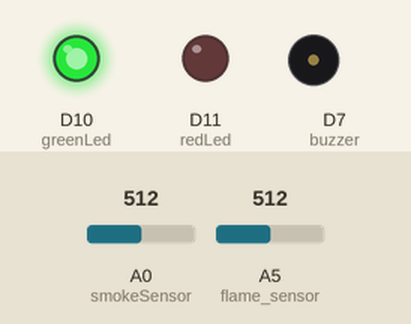
This sketch was run on a simulated Arduino MKR. On the bench: output pins drawn as LEDs (lit = HIGH), buzzer (waves = sounding). The inputs (shaded band) are chosen by the test bench; at power-on: A0 (smokeSensor) = 512, A5 (flame_sensor) = 512. WiFi joins after 1.5 s; servers stay silent unless stated; uploads are accepted with an empty reply; what the sketch prints to the serial monitor is not drawn.

Above: at 7.7 s.
7.8 s: A0 (smokeSensor) set to 682
13.4 s: A0 (smokeSensor) set to 712
At 17.3 s:
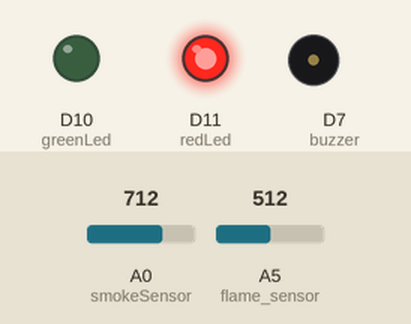
23.5 s: A0 (smokeSensor) set to 690
At 28.3 s:
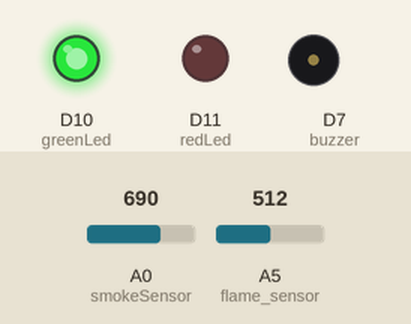
29.1 s: A5 (flame_sensor) set to 992
34.7 s: A5 (flame_sensor) set to 1012
At 37.12 s:
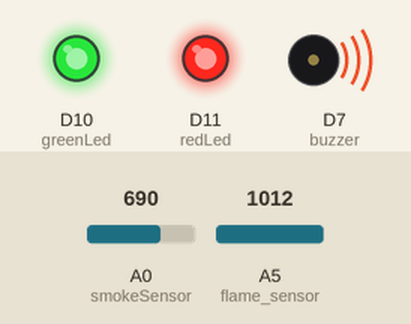
40.3 s: A5 (flame_sensor) set to 990
At 43.7 s:
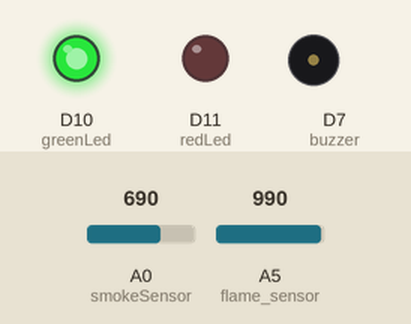
Timing chart, 0 to 45.2 s (numbered marks = the images above; inputs shaded):
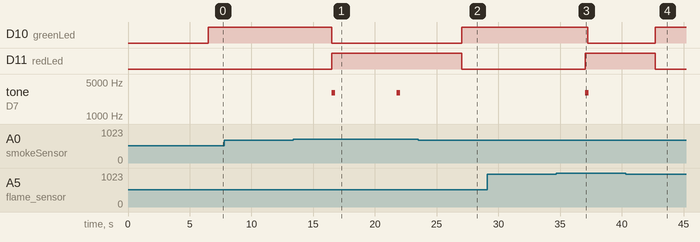

Measured:
- the behaviour switches between 700 and 701 on A0 (smokeSensor) (found by bisection; images 0 and 1)
- the behaviour switches between 1000 and 1001 on A5 (flame_sensor) (found by bisection; images 2 and 3)
- after the input at 7.8 s, every drawn part: stays the same
- after the input at 13.4 s, D10 (greenLed): HIGH → LOW after 3.1 s; D11 (redLed): LOW → HIGH after 3.1 s; tone on D7 (buzzer): alternates 3000 Hz for 0.30 s and silent for 5.0 s, starting after 3.1 s
- after the input at 23.5 s, D10 (greenLed): LOW → HIGH after 3.5 s; D11 (redLed): HIGH → LOW after 3.5 s; tone on D7 (buzzer): stays silent (without the input it goes to 3000 Hz after 3.5 s)
- after the input at 29.1 s, every drawn part: stays the same
- after the input at 34.7 s, D10 (greenLed): HIGH → LOW after 2.5 s; D11 (redLed): LOW → HIGH after 2.3 s; tone on D7 (buzzer): silent → 3000 Hz after 2.3 s, → silent 0.30 s later
- after the input at 40.3 s, D10 (greenLed): LOW → HIGH after 2.4 s; D11 (redLed): HIGH → LOW after 2.4 s; tone on D7 (buzzer): stays silent (without the input it goes to 3000 Hz after 2.4 s)

The sketch:

fire_alarm.ino
```cpp
#include <SPI.h>
#include <WiFiNINA.h>
#include "arduino_secrets.h"

int buzzer = 7 ;
int redLed = 11 ;
int greenLed = 10 ;
int smokeSensor = A0;
int flame_sensor = A5 ;
int flame_detected ;
int sensorThreshHold = 50;


///////please enter your sensitive data in the Secret tab/arduino_secrets.h
char ssid[] = SECRET_SSID;        // your network SSID (name)
char pass[] = SECRET_PASS;    // your network password (use for WPA, or use as key for WEP)
int status = WL_IDLE_STATUS;     // the WiFi radio&apos;s status

// Specify IP address or hostname
char server[] = "firealarmsensor.herokuapp.com";

WiFiClient client;

void setup() {

  // Initialize serial and wait for port to open:

  Serial.begin(9600);
  pinMode(buzzer, OUTPUT) ;
  pinMode(greenLed, OUTPUT) ;
  pinMode(redLed, OUTPUT) ;
  pinMode(flame_sensor, INPUT) ;
  pinMode(smokeSensor, INPUT) ;


  // check for the WiFi module:

  if (WiFi.status() == WL_NO_MODULE) {

    Serial.println("Communication with WiFi module failed!");

    // don&apos;t continue

    while (true);

  }

  // attempt to connect to WiFi network:

  while ( status != WL_CONNECTED) {

    Serial.print("Attempting to connect to WPA SSID: ");

    Serial.println(ssid);

    // Connect to WPA/WPA2 network:

    status = WiFi.begin(ssid, pass);

    // wait 5 seconds for connection:

    delay(5000);
  }

  Serial.println("You&apos;re connected to the network");
}

void loop() {
  int analogSensor = analogRead(smokeSensor);
  flame_detected = analogRead(flame_sensor) ;

  Serial.println(flame_detected);
  Serial.println(analogSensor);

  if (analogSensor > 700)
  {
    Serial.print("Somke!");
    Serial.println(analogSensor);
    digitalWrite(redLed, HIGH);
    digitalWrite(greenLed, LOW);
    tone(buzzer, 3000, 300);
    String smokeInt = String(analogSensor);

    sendData("Riaydh", "2Invent Company 4480 Al Imam Saud Ibn Faysal Rd, As Sahafah, Riaydh 13321 6833", smokeInt, "+966545959896", "There is a gas leak!!!", "test@gmail.com");

  }
  else if (flame_detected > 1000)
  {
    Serial.println("Flame detected...! take action immediately.");
    tone(buzzer, 3000, 300);
    digitalWrite(redLed, HIGH);
    delay(200);
    digitalWrite(greenLed, LOW);
    String temp = String(flame_detected);;
    sendData("Riaydh", "2Invent Company 4480 Al Imam Saud Ibn Faysal Rd, As Sahafah, Riaydh 13321 6833", temp, "+966545959896", "There is a Fire!!!", "test@gmail.com");
    delay(200);
  }
  else
  {
    Serial.println("No flame detected. stay cool");
    digitalWrite(greenLed, HIGH);
    noTone(buzzer);
    digitalWrite(redLed, LOW);
  }
  delay(5000);
}


void sendData(String city, String address, String temp, String phone_number, String message, String email) {
  String jsonData = "{\"temperature\" : \"" + temp + "\" , \"Address\" : \"" + address + "\" , \"city\" : \"" + city + "\" , \"phone_number\" : \"" + phone_number + "\" , \"email\" : \"" + email + "\" , \"message_type\" : \"" + message + "\"}";

  if (client.connect(server, 80)) {
    client.println("POST /api/alarms/ HTTP/1.1");
    client.println("Host: firealarmsensor.herokuapp.com");
    client.println("Content-Type: application/json");
    client.print("Content-Length: ");
    client.println(jsonData.length());
    client.println();
    client.print(jsonData);
  }

  if (client.connected()) {
    client.stop();
  }
  Serial.println(jsonData);
}
```

arduino_secrets.h
```cpp
#define SECRET_SSID "Waleed"
#define SECRET_PASS "12345678qqww"
```
